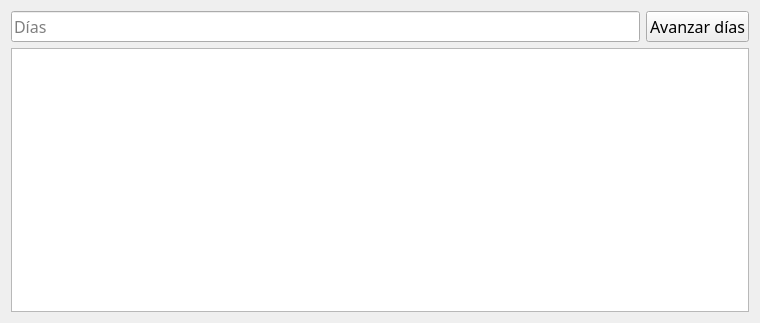
<?xml version="1.0" encoding="UTF-8"?>
<ui version="4.0">
 <class>Form</class>
 <widget class="QWidget" name="Form">
  <property name="windowModality">
   <enum>Qt::ApplicationModal</enum>
  </property>
  <property name="geometry">
   <rect>
    <x>0</x>
    <y>0</y>
    <width>760</width>
    <height>323</height>
   </rect>
  </property>
  <property name="font">
   <font>
    <family>Century Gothic</family>
    <pointsize>12</pointsize>
   </font>
  </property>
  <property name="windowTitle">
   <string>ProjectGamma - Avanzar días</string>
  </property>
  <layout class="QVBoxLayout" name="verticalLayout">
   <item>
    <layout class="QHBoxLayout" name="horizontalLayout">
     <item>
      <widget class="QLineEdit" name="daysField">
       <property name="inputMask">
        <string/>
       </property>
       <property name="text">
        <string/>
       </property>
       <property name="placeholderText">
        <string>Días</string>
       </property>
      </widget>
     </item>
     <item>
      <widget class="QPushButton" name="forwardDaysButton">
       <property name="text">
        <string>Avanzar días</string>
       </property>
      </widget>
     </item>
    </layout>
   </item>
   <item>
    <widget class="QTextBrowser" name="daysText">
     <property name="font">
      <font>
       <pointsize>14</pointsize>
      </font>
     </property>
     <property name="frameShape">
      <enum>QFrame::StyledPanel</enum>
     </property>
     <property name="frameShadow">
      <enum>QFrame::Sunken</enum>
     </property>
     <property name="lineWidth">
      <number>1</number>
     </property>
     <property name="sizeAdjustPolicy">
      <enum>QAbstractScrollArea::AdjustToContents</enum>
     </property>
    </widget>
   </item>
  </layout>
 </widget>
 <resources/>
 <connections/>
</ui>
